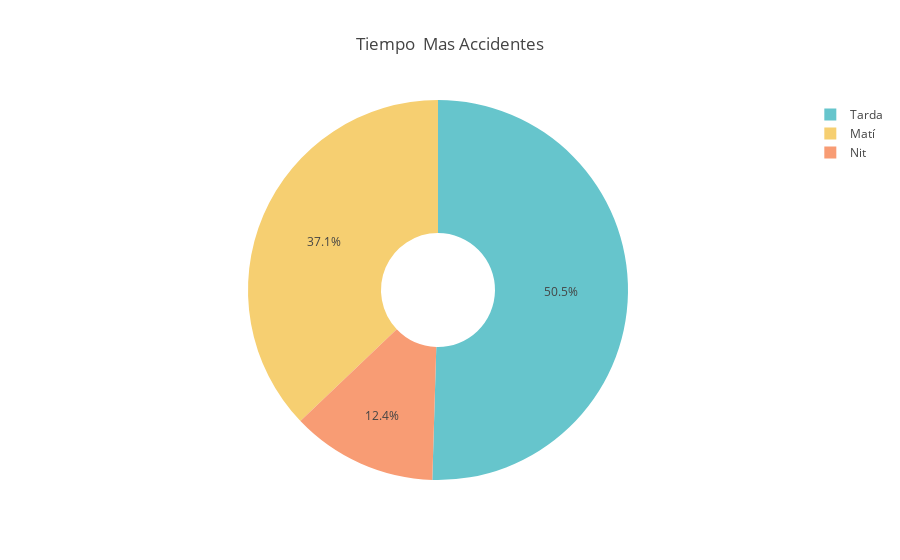

The notebook cell saved with this chart:
### Code cell
turnover_counts = df['Descripcio_torn'].value_counts()
colors = px.colors.qualitative.Pastel[:len(turnover_counts)]
# Create pie chart
fig = px.pie(values=turnover_counts.values, 
             names=turnover_counts.index, 
             title='Tiempo  Mas Accidentes',
             color_discrete_sequence=colors,
             hole=0.3)

fig.show()

### Figure 1 — Plotly figure (JSON) as saved in the notebook; plotly's stock layout.template omitted (floating-point values rounded to 4 significant figures)
{"data": [{"domain": {"x": [0.0, 1.0], "y": [0.0, 1.0]}, "hole": 0.3, "hovertemplate": "label=%{label}<br>value=%{value}<extra></extra>", "labels": ["Tarda", "Matí", "Nit"], "legendgroup": "", "name": "", "showlegend": true, "values": [4491, 3302, 1104], "type": "pie"}], "layout": {"legend": {"tracegroupgap": 0}, "title": {"text": "Tiempo  Mas Accidentes"}, "piecolorway": ["rgb(102, 197, 204)", "rgb(246, 207, 113)", "rgb(248, 156, 116)"]}}
